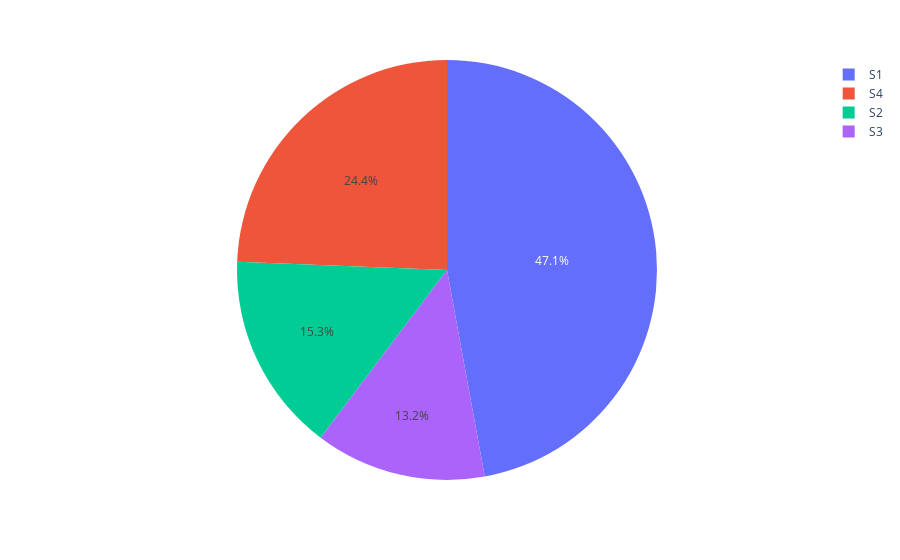

Notebook source saved alongside this figure:
### Code cell
pie = dataset["Store_Type"].value_counts()
store = pie.index
orders = pie.values

fig = px.pie(dataset, values=orders, names = store)
fig.show()

### Figure 1 — Plotly figure (JSON) as saved in the notebook; plotly's stock layout.template omitted (floating-point values rounded to 4 significant figures)
{"data": [{"domain": {"x": [0, 1], "y": [0, 1]}, "hovertemplate": "label=%{label}<br>value=%{value}<extra></extra>", "labels": ["S1", "S4", "S2", "S3"], "legendgroup": "", "name": "", "showlegend": true, "type": "pie", "values": [88752, 45924, 28896, 24768]}], "layout": {"legend": {"tracegroupgap": 0}, "margin": {"t": 60}}}
